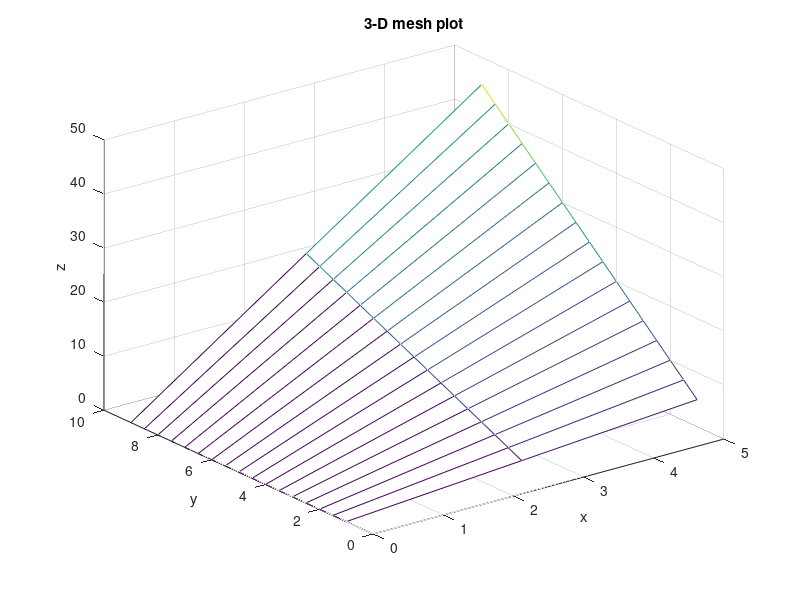

Recreate this plot in MATLAB.
%3d surface plot
clear All
clc
close all
x =0:2.5:6;
y=1:0.5:9;
[x,y]=meshgrid(x,y);
z=x.*y;
mesh(x,y,z);
xlabel('x');
ylabel('y');
zlabel('z');
title('3-D mesh plot');